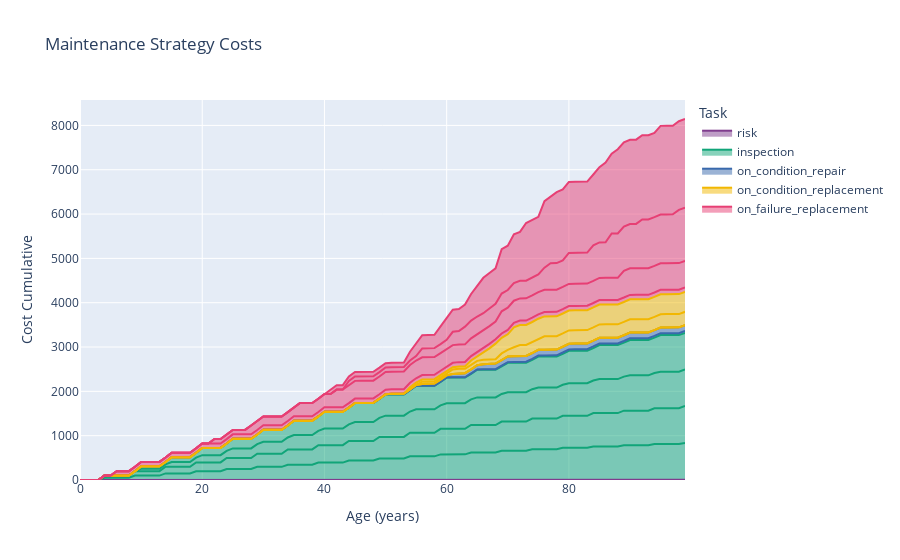
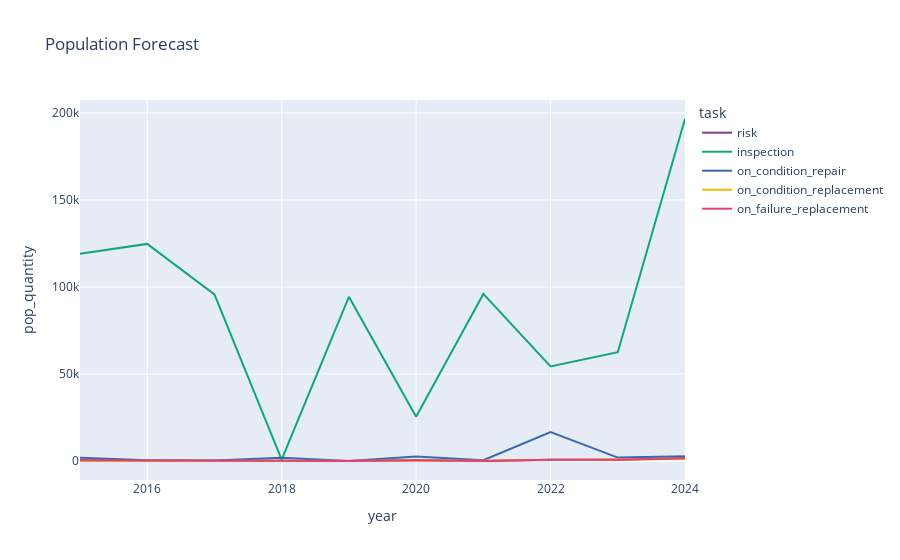
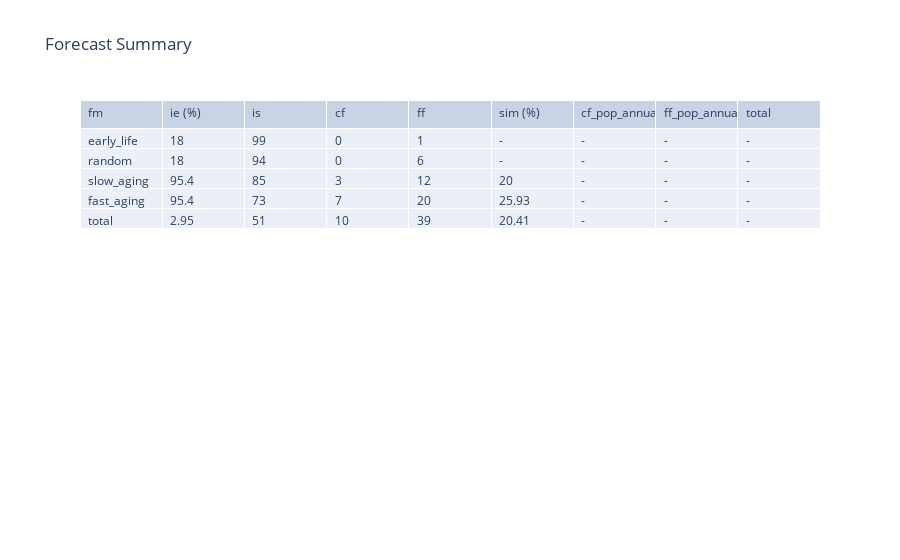

Notebook code for these charts, in order:
### Code cell
comp.plot_ms().show()
comp.plot_task_forecast().show()
comp.plot_summary().show()

### Figure 1 — Plotly figure (JSON) as saved in the notebook; plotly's stock layout.template omitted (floating-point values rounded to 4 significant figures)
{"data": [{"hovertemplate": "Task=risk<br>Failure Mode=early_life<br>Age (years)=%{x}<br>Cost Cumulative=%{y}<extra></extra>", "legendgroup": "risk", "line": {"color": "rgb(127, 60, 141)"}, "mode": "lines", "name": "risk", "orientation": "v", "showlegend": true, "stackgroup": "1", "type": "scatter", "x": [0, 1, 2, 3, 4, 5, 6, 7, 8, 9, 10, 11, 12, 13, 14, 15, 16, 17, 18, 19, 20, 21, 22, 23, 24, 25, 26, 27, 28, 29, 30, 31, 32, 33, 34, 35, 36, 37, 38, 39, 40, 41, 42, 43, 44, 45, 46, 47, 48, 49, 50, 51, 52, 53, 54, 55, 56, 57, 58, 59, 60, 61, 62, 63, 64, 65, 66, 67, 68, 69, 70, 71, 72, 73, 74, 75, 76, 77, 78, 79, 80, 81, 82, 83, 84, 85, 86, 87, 88, 89, 90, 91, 92, 93, 94, 95, 96, 97, 98, 99], "xaxis": "x", "y": [0, 0, 0, 0, 0, 0, 0.1, 0.1, 0.1, 0.1, 0.1, 0.1, 0.1, 0.1, 0.1, 0.1, 0.1, 0.1, 0.1, 0.1, 0.1, 0.1, 0.1, 0.1, 0.1, 0.1, 0.1, 0.1, 0.1, 0.1, 0.1, 0.1, 0.1, 0.1, 0.1, 0.1, 0.1, 0.1, 0.1, 0.1, 0.1, 0.1, 0.1, 0.1, 0.1, 0.1, 0.1, 0.1, 0.1, 0.1, 0.1, 0.1, 0.1, 0.1, 0.1, 0.1, 0.1, 0.1, 0.1, 0.1, 0.1, 0.1, 0.1, 0.1, 0.1, 0.1, 0.1, 0.1, 0.1, 0.1, 0.1, 0.1, 0.1, 0.1, 0.1, 0.1, 0.1, 0.1, 0.1, 0.1, 0.1, 0.1, 0.1, 0.1, 0.1, 0.1, 0.1, 0.1, 0.1, 0.1, 0.1, 0.1, 0.1, 0.1, 0.1, 0.1, 0.1, 0.1, 0.1, 0.1], "yaxis": "y"}, {"hovertemplate": "Task=risk<br>Failure Mode=random<br>Age (years)=%{x}<br>Cost Cumulative=%{y}<extra></extra>", "legendgroup": "risk", "line": {"color": "rgb(127, 60, 141)"}, "mode": "lines", "name": "risk", "orientation": "v", "showlegend": false, "stackgroup": "1", "type": "scatter", "x": [0, 1, 2, 3, 4, 5, 6, 7, 8, 9, 10, 11, 12, 13, 14, 15, 16, 17, 18, 19, 20, 21, 22, 23, 24, 25, 26, 27, 28, 29, 30, 31, 32, 33, 34, 35, 36, 37, 38, 39, 40, 41, 42, 43, 44, 45, 46, 47, 48, 49, 50, 51, 52, 53, 54, 55, 56, 57, 58, 59, 60, 61, 62, 63, 64, 65, 66, 67, 68, 69, 70, 71, 72, 73, 74, 75, 76, 77, 78, 79, 80, 81, 82, 83, 84, 85, 86, 87, 88, 89, 90, 91, 92, 93, 94, 95, 96, 97, 98, 99], "xaxis": "x", "y": [0, 0, 0, 0, 0, 0, 0, 0, 0, 0, 0, 0, 0, 0, 0, 0, 0, 0, 0, 0, 0, 0, 0.1, 0.1, 0.1, 0.1, 0.1, 0.1, 0.2, 0.2, 0.2, 0.2, 0.2, 0.2, 0.2, 0.2, 0.3, 0.3, 0.3, 0.3, 0.3, 0.3, 0.4, 0.4, 0.4, 0.4, 0.4, 0.4, 0.4, 0.4, 0.4, 0.4, 0.4, 0.4, 0.4, 0.4, 0.4, 0.4, 0.4, 0.4, 0.4, 0.4, 0.4, 0.4, 0.4, 0.4, 0.4, 0.4, 0.4, 0.5, 0.5, 0.5, 0.5, 0.5, 0.5, 0.5, 0.5, 0.5, 0.5, 0.5, 0.5, 0.5, 0.5, 0.5, 0.5, 0.5, 0.5, 0.5, 0.5, 0.6, 0.6, 0.6, 0.6, 0.6, 0.6, 0.6, 0.6, 0.6, 0.6, 0.6], "yaxis": "y"}, {"hovertemplate": "Task=risk<br>Failure Mode=slow_aging<br>Age (years)=%{x}<br>Cost Cumulative=%{y}<extra></extra>", "legendgroup": "risk", "line": {"color": "rgb(127, 60, 141)"}, "mode": "lines", "name": "risk", "orientation": "v", "showlegend": false, "stackgroup": "1", "type": "scatter", "x": [0, 1, 2, 3, 4, 5, 6, 7, 8, 9, 10, 11, 12, 13, 14, 15, 16, 17, 18, 19, 20, 21, 22, 23, 24, 25, 26, 27, 28, 29, 30, 31, 32, 33, 34, 35, 36, 37, 38, 39, 40, 41, 42, 43, 44, 45, 46, 47, 48, 49, 50, 51, 52, 53, 54, 55, 56, 57, 58, 59, 60, 61, 62, 63, 64, 65, 66, 67, 68, 69, 70, 71, 72, 73, 74, 75, 76, 77, 78, 79, 80, 81, 82, 83, 84, 85, 86, 87, 88, 89, 90, 91, 92, 93, 94, 95, 96, 97, 98, 99], "xaxis": "x", "y": [0, 0, 0, 0, 0, 0, 0, 0, 0, 0, 0, 0, 0, 0, 0, 0, 0, 0, 0, 0, 0, 0, 0, 0, 0, 0, 0, 0, 0, 0, 0, 0, 0, 0, 0, 0, 0, 0, 0, 0, 0, 0, 0, 0, 0.1, 0.1, 0.1, 0.1, 0.1, 0.1, 0.1, 0.1, 0.1, 0.1, 0.1, 0.1, 0.2, 0.2, 0.2, 0.2, 0.2, 0.3, 0.3, 0.4, 0.4, 0.4, 0.4, 0.4, 0.4, 0.4, 0.4, 0.4, 0.4, 0.4, 0.4, 0.4, 0.5, 0.6, 0.6, 0.6, 0.7, 0.7, 0.7, 0.7, 0.8, 0.8, 0.8, 1, 1, 1, 1, 1, 1.1, 1.1, 1.1, 1.1, 1.1, 1.1, 1.2, 1.2], "yaxis": "y"}, {"hovertemplate": "Task=risk<br>Failure Mode=fast_aging<br>Age (years)=%{x}<br>Cost Cumulative=%{y}<extra></extra>", "legendgroup": "risk", "line": {"color": "rgb(127, 60, 141)"}, "mode": "lines", "name": "risk", "orientation": "v", "showlegend": false, "stackgroup": "1", "type": "scatter", "x": [0, 1, 2, 3, 4, 5, 6, 7, 8, 9, 10, 11, 12, 13, 14, 15, 16, 17, 18, 19, 20, 21, 22, 23, 24, 25, 26, 27, 28, 29, 30, 31, 32, 33, 34, 35, 36, 37, 38, 39, 40, 41, 42, 43, 44, 45, 46, 47, 48, 49, 50, 51, 52, 53, 54, 55, 56, 57, 58, 59, 60, 61, 62, 63, 64, 65, 66, 67, 68, 69, 70, 71, 72, 73, 74, 75, 76, 77, 78, 79, 80, 81, 82, 83, 84, 85, 86, 87, 88, 89, 90, 91, 92, 93, 94, 95, 96, 97, 98, 99], "xaxis": "x", "y": [0, 0, 0, 0, 0, 0, 0, 0, 0, 0, 0, 0, 0, 0, 0, 0, 0, 0, 0, 0, 0, 0, 0, 0, 0, 0, 0, 0, 0, 0, 0, 0, 0, 0, 0, 0, 0, 0, 0, 0, 0, 0.1, 0.1, 0.1, 0.1, 0.1, 0.1, 0.1, 0.1, 0.1, 0.1, 0.1, 0.1, 0.1, 0.2, 0.3, 0.3, 0.3, 0.3, 0.4, 0.5, 0.5, 0.5, 0.5, 0.6, 0.7, 0.8, 0.8, 0.8, 1, 1, 1.1, 1.1, 1.3, 1.3, 1.3, 1.5, 1.5, 1.6, 1.6, 1.6, 1.6, 1.6, 1.6, 1.6, 1.7, 1.8, 1.8, 1.9, 1.9, 1.9, 1.9, 1.9, 1.9, 1.9, 2.0, 2.0, 2.0, 2.0, 2.0], "yaxis": "y"}, {"hovertemplate": "Task=inspection<br>Failure Mode=early_life<br>Age (years)=%{x}<br>Cost Cumulative=%{y}<extra></extra>", "legendgroup": "inspection", "line": {"color": "rgb(17, 165, 121)"}, "mode": "lines", "name": "inspection", "orientation": "v", "showlegend": true, "stackgroup": "1", "type": "scatter", "x": [0, 1, 2, 3, 4, 5, 6, 7, 8, 9, 10, 11, 12, 13, 14, 15, 16, 17, 18, 19, 20, 21, 22, 23, 24, 25, 26, 27, 28, 29, 30, 31, 32, 33, 34, 35, 36, 37, 38, 39, 40, 41, 42, 43, 44, 45, 46, 47, 48, 49, 50, 51, 52, 53, 54, 55, 56, 57, 58, 59, 60, 61, 62, 63, 64, 65, 66, 67, 68, 69, 70, 71, 72, 73, 74, 75, 76, 77, 78, 79, 80, 81, 82, 83, 84, 85, 86, 87, 88, 89, 90, 91, 92, 93, 94, 95, 96, 97, 98, 99], "xaxis": "x", "y": [0, 0, 0, 0, 50, 50, 50, 50, 50, 99.5, 99.5, 99.5, 99.5, 99.5, 149, 149, 149, 149, 149, 198.5, 198.5, 198.5, 198.5, 198.5, 247.5, 247.5, 247.5, 247.5, 247.5, 296, 296, 296, 296, 296, 344.5, 344.5, 344.5, 344.5, 344.5, 392.5, 392.5, 392.5, 392.5, 392.5, 439.5, 439.5, 439.5, 439.5, 439.5, 486, 486, 486, 486, 486, 532.5, 532.5, 532.5, 532.5, 532.5, 577, 577, 577, 577, 577, 619.5, 619.5, 619.5, 619.5, 619.5, 658, 658, 658, 658, 658, 691.5, 691.5, 691.5, 691.5, 691.5, 722.5, 722.5, 722.5, 722.5, 722.5, 753, 753, 753, 753, 753, 780.5, 780.5, 780.5, 780.5, 780.5, 807, 807, 807, 807, 807, 832.5], "yaxis": "y"}, {"hovertemplate": "Task=inspection<br>Failure Mode=random<br>Age (years)=%{x}<br>Cost Cumulative=%{y}<extra></extra>", "legendgroup": "inspection", "line": {"color": "rgb(17, 165, 121)"}, "mode": "lines", "name": "inspection", "orientation": "v", "showlegend": false, "stackgroup": "1", "type": "scatter", "x": [0, 1, 2, 3, 4, 5, 6, 7, 8, 9, 10, 11, 12, 13, 14, 15, 16, 17, 18, 19, 20, 21, 22, 23, 24, 25, 26, 27, 28, 29, 30, 31, 32, 33, 34, 35, 36, 37, 38, 39, 40, 41, 42, 43, 44, 45, 46, 47, 48, 49, 50, 51, 52, 53, 54, 55, 56, 57, 58, 59, 60, 61, 62, 63, 64, 65, 66, 67, 68, 69, 70, 71, 72, 73, 74, 75, 76, 77, 78, 79, 80, 81, 82, 83, 84, 85, 86, 87, 88, 89, 90, 91, 92, 93, 94, 95, 96, 97, 98, 99], "xaxis": "x", "y": [0, 0, 0, 0, 50, 50, 50, 50, 50, 99.5, 99.5, 99.5, 99.5, 99.5, 149, 149, 149, 149, 149, 198.5, 198.5, 198.5, 198.5, 198.5, 247.5, 247.5, 247.5, 247.5, 247.5, 296, 296, 296, 296, 296, 344.5, 344.5, 344.5, 344.5, 344.5, 392.5, 392.5, 392.5, 392.5, 392.5, 439.5, 439.5, 439.5, 439.5, 439.5, 486, 486, 486, 486, 486, 532.5, 532.5, 532.5, 532.5, 532.5, 577, 577, 577, 577, 577, 619.5, 619.5, 619.5, 619.5, 619.5, 658, 658, 658, 658, 658, 691.5, 691.5, 691.5, 691.5, 691.5, 722.5, 722.5, 722.5, 722.5, 722.5, 753, 753, 753, 753, 753, 780.5, 780.5, 780.5, 780.5, 780.5, 807, 807, 807, 807, 807, 832.5], "yaxis": "y"}, {"hovertemplate": "Task=inspection<br>Failure Mode=slow_aging<br>Age (years)=%{x}<br>Cost Cumulative=%{y}<extra></extra>", "legendgroup": "inspection", "line": {"color": "rgb(17, 165, 121)"}, "mode": "lines", "name": "inspection", "orientation": "v", "showlegend": false, "stackgroup": "1", "type": "scatter", "x": [0, 1, 2, 3, 4, 5, 6, 7, 8, 9, 10, 11, 12, 13, 14, 15, 16, 17, 18, 19, 20, 21, 22, 23, 24, 25, 26, 27, 28, 29, 30, 31, 32, 33, 34, 35, 36, 37, 38, 39, 40, 41, 42, 43, 44, 45, 46, 47, 48, 49, 50, 51, 52, 53, 54, 55, 56, 57, 58, 59, 60, 61, 62, 63, 64, 65, 66, 67, 68, 69, 70, 71, 72, 73, 74, 75, 76, 77, 78, 79, 80, 81, 82, 83, 84, 85, 86, 87, 88, 89, 90, 91, 92, 93, 94, 95, 96, 97, 98, 99], "xaxis": "x", "y": [0, 0, 0, 0, 0, 0, 0, 0, 0, 0, 54.45, 54.45, 54.45, 54.45, 54.45, 108.9, 108.9, 108.9, 108.9, 108.9, 163.4, 163.4, 163.4, 163.4, 163.4, 217.3, 217.3, 217.3, 217.3, 217.3, 270.6, 270.6, 270.6, 270.6, 270.6, 324.0, 324.0, 324.0, 324.0, 324.0, 376.8, 376.8, 376.8, 376.8, 376.8, 427.9, 427.9, 427.9, 427.9, 427.9, 479.1, 479.1, 479.1, 479.1, 479.1, 529.1, 529.1, 529.1, 529.1, 529.1, 577.5, 577.5, 577.5, 577.5, 577.5, 623.1, 623.1, 623.1, 623.1, 623.1, 663.3, 663.3, 663.3, 663.3, 663.3, 700.1, 700.1, 700.1, 700.1, 700.1, 734.2, 734.2, 734.2, 734.2, 734.2, 767.2, 767.2, 767.2, 767.2, 767.2, 797.0, 797.0, 797.0, 797.0, 797.0, 826.1, 826.1, 826.1, 826.1, 826.1], "yaxis": "y"}, {"hovertemplate": "Task=inspection<br>Failure Mode=fast_aging<br>Age (years)=%{x}<br>Cost Cumulative=%{y}<extra></extra>", "legendgroup": "inspection", "line": {"color": "rgb(17, 165, 121)"}, "mode": "lines", "name": "inspection", "orientation": "v", "showlegend": false, "stackgroup": "1", "type": "scatter", "x": [0, 1, 2, 3, 4, 5, 6, 7, 8, 9, 10, 11, 12, 13, 14, 15, 16, 17, 18, 19, 20, 21, 22, 23, 24, 25, 26, 27, 28, 29, 30, 31, 32, 33, 34, 35, 36, 37, 38, 39, 40, 41, 42, 43, 44, 45, 46, 47, 48, 49, 50, 51, 52, 53, 54, 55, 56, 57, 58, 59, 60, 61, 62, 63, 64, 65, 66, 67, 68, 69, 70, 71, 72, 73, 74, 75, 76, 77, 78, 79, 80, 81, 82, 83, 84, 85, 86, 87, 88, 89, 90, 91, 92, 93, 94, 95, 96, 97, 98, 99], "xaxis": "x", "y": [0, 0, 0, 0, 0, 0, 0, 0, 0, 0, 54.45, 54.45, 54.45, 54.45, 54.45, 108.9, 108.9, 108.9, 108.9, 108.9, 163.4, 163.4, 163.4, 163.4, 163.4, 217.3, 217.3, 217.3, 217.3, 217.3, 270.6, 270.6, 270.6, 270.6, 270.6, 324.0, 324.0, 324.0, 324.0, 324.0, 376.8, 376.8, 376.8, 376.8, 376.8, 427.9, 427.9, 427.9, 427.9, 427.9, 479.1, 479.1, 479.1, 479.1, 479.1, 529.1, 529.1, 529.1, 529.1, 529.1, 577.5, 577.5, 577.5, 577.5, 577.5, 623.1, 623.1, 623.1, 623.1, 623.1, 663.3, 663.3, 663.3, 663.3, 663.3, 700.1, 700.1, 700.1, 700.1, 700.1, 733.7, 733.7, 733.7, 733.7, 733.7, 766.7, 766.7, 766.7, 766.7, 766.7, 796.4, 796.4, 796.4, 796.4, 796.4, 825.5, 825.5, 825.5, 825.5, 825.5], "yaxis": "y"}, {"hovertemplate": "Task=on_condition_repair<br>Failure Mode=slow_aging<br>Age (years)=%{x}<br>Cost Cumulative=%{y}<extra></extra>", "legendgroup": "on_condition_repair", "line": {"color": "rgb(57, 105, 172)"}, "mode": "lines", "name": "on_condition_repair", "orientation": "v", "showlegend": true, "stackgroup": "1", "type": "scatter", "x": [0, 1, 2, 3, 4, 5, 6, 7, 8, 9, 10, 11, 12, 13, 14, 15, 16, 17, 18, 19, 20, 21, 22, 23, 24, 25, 26, 27, 28, 29, 30, 31, 32, 33, 34, 35, 36, 37, 38, 39, 40, 41, 42, 43, 44, 45, 46, 47, 48, 49, 50, 51, 52, 53, 54, 55, 56, 57, 58, 59, 60, 61, 62, 63, 64, 65, 66, 67, 68, 69, 70, 71, 72, 73, 74, 75, 76, 77, 78, 79, 80, 81, 82, 83, 84, 85, 86, 87, 88, 89, 90, 91, 92, 93, 94, 95, 96, 97, 98, 99], "xaxis": "x", "y": [0, 0, 0, 0, 0, 0, 0, 0, 0, 0, 0, 0, 0, 0, 0, 0, 0, 0, 0, 0, 0, 0, 0, 0, 0, 0, 0, 0, 0, 0, 0, 0, 0, 0, 0, 0, 1, 1, 1, 1, 1, 1, 1, 1, 1, 1, 1, 1, 1, 1, 1, 3, 3, 3, 3, 3, 5, 5, 5, 5, 5, 7, 8, 8, 8, 8, 12, 13, 14, 15, 15, 20, 22, 23, 23, 23, 25, 26, 27, 28, 28, 32, 35, 36, 36, 36, 38, 38, 38, 38, 38, 40, 40, 40, 40, 40, 43, 44, 44, 44], "yaxis": "y"}, {"hovertemplate": "Task=on_condition_repair<br>Failure Mode=fast_aging<br>Age (years)=%{x}<br>Cost Cumulative=%{y}<extra></extra>", "legendgroup": "on_condition_repair", "line": {"color": "rgb(57, 105, 172)"}, "mode": "lines", "name": "on_condition_repair", "orientation": "v", "showlegend": false, "stackgroup": "1", "type": "scatter", "x": [0, 1, 2, 3, 4, 5, 6, 7, 8, 9, 10, 11, 12, 13, 14, 15, 16, 17, 18, 19, 20, 21, 22, 23, 24, 25, 26, 27, 28, 29, 30, 31, 32, 33, 34, 35, 36, 37, 38, 39, 40, 41, 42, 43, 44, 45, 46, 47, 48, 49, 50, 51, 52, 53, 54, 55, 56, 57, 58, 59, 60, 61, 62, 63, 64, 65, 66, 67, 68, 69, 70, 71, 72, 73, 74, 75, 76, 77, 78, 79, 80, 81, 82, 83, 84, 85, 86, 87, 88, 89, 90, 91, 92, 93, 94, 95, 96, 97, 98, 99], "xaxis": "x", "y": [0, 0, 0, 0, 0, 0, 0, 0, 0, 0, 0, 0, 0, 0, 0, 0, 0, 0, 0, 0, 0, 0, 0, 0, 0, 0, 0, 0, 0, 0, 0, 0, 0, 0, 0, 0, 0, 0, 0, 0, 0, 0, 0, 0, 0, 0, 3, 5, 5, 5, 5, 11, 14, 16, 18, 18, 38, 43, 46, 46, 46, 76, 91, 92, 93, 93, 113, 121, 125, 127, 127, 130, 130, 130, 130, 130, 130, 130, 130, 130, 130, 130, 130, 130, 130, 130, 130, 130, 130, 130, 130, 130, 130, 130, 130, 130, 130, 130, 130, 130], "yaxis": "y"}, {"hovertemplate": "Task=on_condition_replacement<br>Failure Mode=early_life<br>Age (years)=%{x}<br>Cost Cumulative=%{y}<extra></extra>", "legendgroup": "on_condition_replacement", "line": {"color": "rgb(242, 183, 1)"}, "mode": "lines", "name": "on_condition_replacement", "orientation": "v", "showlegend": true, "stackgroup": "1", "type": "scatter", "x": [0, 1, 2, 3, 4, 5, 6, 7, 8, 9, 10, 11, 12, 13, 14, 15, 16, 17, 18, 19, 20, 21, 22, 23, 24, 25, 26, 27, 28, 29, 30, 31, 32, 33, 34, 35, 36, 37, 38, 39, 40, 41, 42, 43, 44, 45, 46, 47, 48, 49, 50, 51, 52, 53, 54, 55, 56, 57, 58, 59, 60, 61, 62, 63, 64, 65, 66, 67, 68, 69, 70, 71, 72, 73, 74, 75, 76, 77, 78, 79, 80, 81, 82, 83, 84, 85, 86, 87, 88, 89, 90, 91, 92, 93, 94, 95, 96, 97, 98, 99], "xaxis": "x", "y": [0, 0, 0, 0, 0, 0, 0, 0, 0, 0, 0, 0, 0, 0, 0, 0, 0, 0, 0, 0, 0, 0, 0, 0, 0, 0, 0, 0, 0, 0, 0, 0, 0, 0, 0, 0, 0, 0, 0, 0, 0, 0, 0, 0, 0, 0, 0, 0, 0, 0, 0, 0, 0, 0, 0, 0, 0, 0, 0, 0, 0, 0, 0, 0, 0, 0, 0, 0, 0, 0, 0, 0, 0, 0, 0, 0, 0, 0, 0, 0, 0, 0, 0, 0, 0, 0, 0, 0, 0, 0, 0, 0, 0, 0, 0, 0, 0, 0, 0, 0], "yaxis": "y"}, {"hovertemplate": "Task=on_condition_replacement<br>Failure Mode=random<br>Age (years)=%{x}<br>Cost Cumulative=%{y}<extra></extra>", "legendgroup": "on_condition_replacement", "line": {"color": "rgb(242, 183, 1)"}, "mode": "lines", "name": "on_condition_replacement", "orientation": "v", "showlegend": false, "stackgroup": "1", "type": "scatter", "x": [0, 1, 2, 3, 4, 5, 6, 7, 8, 9, 10, 11, 12, 13, 14, 15, 16, 17, 18, 19, 20, 21, 22, 23, 24, 25, 26, 27, 28, 29, 30, 31, 32, 33, 34, 35, 36, 37, 38, 39, 40, 41, 42, 43, 44, 45, 46, 47, 48, 49, 50, 51, 52, 53, 54, 55, 56, 57, 58, 59, 60, 61, 62, 63, 64, 65, 66, 67, 68, 69, 70, 71, 72, 73, 74, 75, 76, 77, 78, 79, 80, 81, 82, 83, 84, 85, 86, 87, 88, 89, 90, 91, 92, 93, 94, 95, 96, 97, 98, 99], "xaxis": "x", "y": [0, 0, 0, 0, 0, 0, 0, 0, 0, 0, 0, 0, 0, 0, 0, 0, 0, 0, 0, 0, 0, 0, 0, 0, 0, 0, 0, 0, 0, 0, 0, 0, 0, 0, 0, 0, 0, 0, 0, 0, 0, 0, 0, 0, 0, 0, 0, 0, 0, 0, 0, 0, 0, 0, 0, 0, 0, 0, 0, 0, 0, 0, 0, 0, 0, 0, 0, 0, 0, 0, 0, 0, 0, 0, 0, 0, 0, 0, 0, 0, 0, 0, 0, 0, 0, 0, 0, 0, 0, 0, 0, 0, 0, 0, 0, 0, 0, 0, 0, 0], "yaxis": "y"}, {"hovertemplate": "Task=on_condition_replacement<br>Failure Mode=slow_aging<br>Age (years)=%{x}<br>Cost Cumulative=%{y}<extra></extra>", "legendgroup": "on_condition_replacement", "line": {"color": "rgb(242, 183, 1)"}, "mode": "lines", "name": "on_condition_replacement", "orientation": "v", "showlegend": false, "stackgroup": "1", "type": "scatter", "x": [0, 1, 2, 3, 4, 5, 6, 7, 8, 9, 10, 11, 12, 13, 14, 15, 16, 17, 18, 19, 20, 21, 22, 23, 24, 25, 26, 27, 28, 29, 30, 31, 32, 33, 34, 35, 36, 37, 38, 39, 40, 41, 42, 43, 44, 45, 46, 47, 48, 49, 50, 51, 52, 53, 54, 55, 56, 57, 58, 59, 60, 61, 62, 63, 64, 65, 66, 67, 68, 69, 70, 71, 72, 73, 74, 75, 76, 77, 78, 79, 80, 81, 82, 83, 84, 85, 86, 87, 88, 89, 90, 91, 92, 93, 94, 95, 96, 97, 98, 99], "xaxis": "x", "y": [0, 0, 0, 0, 0, 0, 0, 0, 0, 0, 0, 0, 0, 0, 0, 0, 0, 0, 0, 0, 0, 0, 0, 0, 0, 0, 0, 0, 0, 0, 0, 0, 0, 0, 0, 0, 0, 0, 0, 0, 0, 0, 0, 0, 0, 0, 0, 0, 0, 0, 0, 0, 0, 0, 0, 0, 50, 50, 50, 50, 50, 100, 100, 100, 100, 100, 100, 100, 100, 150, 150, 200, 250, 250, 250, 250, 300, 300, 300, 300, 300, 300, 300, 300, 300, 300, 300, 300, 300, 300, 300, 300, 300, 300, 300, 300, 300, 300, 300, 300], "yaxis": "y"}, {"hovertemplate": "Task=on_condition_replacement<br>Failure Mode=fast_aging<br>Age (years)=%{x}<br>Cost Cumulative=%{y}<extra></extra>", "legendgroup": "on_condition_replacement", "line": {"color": "rgb(242, 183, 1)"}, "mode": "lines", "name": "on_condition_replacement", "orientation": "v", "showlegend": false, "stackgroup": "1", "type": "scatter", "x": [0, 1, 2, 3, 4, 5, 6, 7, 8, 9, 10, 11, 12, 13, 14, 15, 16, 17, 18, 19, 20, 21, 22, 23, 24, 25, 26, 27, 28, 29, 30, 31, 32, 33, 34, 35, 36, 37, 38, 39, 40, 41, 42, 43, 44, 45, 46, 47, 48, 49, 50, 51, 52, 53, 54, 55, 56, 57, 58, 59, 60, 61, 62, 63, 64, 65, 66, 67, 68, 69, 70, 71, 72, 73, 74, 75, 76, 77, 78, 79, 80, 81, 82, 83, 84, 85, 86, 87, 88, 89, 90, 91, 92, 93, 94, 95, 96, 97, 98, 99], "xaxis": "x", "y": [0, 0, 0, 0, 0, 0, 0, 0, 0, 0, 0, 0, 0, 0, 0, 0, 0, 0, 0, 0, 0, 0, 0, 0, 0, 0, 0, 0, 0, 0, 0, 0, 0, 0, 0, 0, 0, 0, 0, 0, 0, 0, 0, 0, 0, 0, 0, 0, 0, 0, 0, 0, 0, 0, 50, 50, 50, 50, 50, 50, 50, 50, 50, 50, 100, 100, 150, 250, 350, 350, 350, 450, 450, 450, 450, 450, 450, 450, 450, 450, 450, 450, 450, 450, 450, 450, 450, 450, 450, 450, 450, 450, 450, 450, 450, 450, 450, 450, 450, 450], "yaxis": "y"}, {"hovertemplate": "Task=on_failure_replacement<br>Failure Mode=early_life<br>Age (years)=%{x}<br>Cost Cumulative=%{y}<extra></extra>", "legendgroup": "on_failure_replacement", "line": {"color": "rgb(231, 63, 116)"}, "mode": "lines", "name": "on_failure_replacement", "orientation": "v", "showlegend": true, "stackgroup": "1", "type": "scatter", "x": [0, 1, 2, 3, 4, 5, 6, 7, 8, 9, 10, 11, 12, 13, 14, 15, 16, 17, 18, 19, 20, 21, 22, 23, 24, 25, 26, 27, 28, 29, 30, 31, 32, 33, 34, 35, 36, 37, 38, 39, 40, 41, 42, 43, 44, 45, 46, 47, 48, 49, 50, 51, 52, 53, 54, 55, 56, 57, 58, 59, 60, 61, 62, 63, 64, 65, 66, 67, 68, 69, 70, 71, 72, 73, 74, 75, 76, 77, 78, 79, 80, 81, 82, 83, 84, 85, 86, 87, 88, 89, 90, 91, 92, 93, 94, 95, 96, 97, 98, 99], "xaxis": "x", "y": [0, 0, 0, 0, 0, 0, 100, 100, 100, 100, 100, 100, 100, 100, 100, 100, 100, 100, 100, 100, 100, 100, 100, 100, 100, 100, 100, 100, 100, 100, 100, 100, 100, 100, 100, 100, 100, 100, 100, 100, 100, 100, 100, 100, 100, 100, 100, 100, 100, 100, 100, 100, 100, 100, 100, 100, 100, 100, 100, 100, 100, 100, 100, 100, 100, 100, 100, 100, 100, 100, 100, 100, 100, 100, 100, 100, 100, 100, 100, 100, 100, 100, 100, 100, 100, 100, 100, 100, 100, 100, 100, 100, 100, 100, 100, 100, 100, 100, 100, 100], "yaxis": "y"}, {"hovertemplate": "Task=on_failure_replacement<br>Failure Mode=random<br>Age (years)=%{x}<br>Cost Cumulative=%{y}<extra></extra>", "legendgroup": "on_failure_replacement", "line": {"color": "rgb(231, 63, 116)"}, "mode": "lines", "name": "on_failure_replacement", "orientation": "v", "showlegend": false, "stackgroup": "1", "type": "scatter", "x": [0, 1, 2, 3, 4, 5, 6, 7, 8, 9, 10, 11, 12, 13, 14, 15, 16, 17, 18, 19, 20, 21, 22, 23, 24, 25, 26, 27, 28, 29, 30, 31, 32, 33, 34, 35, 36, 37, 38, 39, 40, 41, 42, 43, 44, 45, 46, 47, 48, 49, 50, 51, 52, 53, 54, 55, 56, 57, 58, 59, 60, 61, 62, 63, 64, 65, 66, 67, 68, 69, 70, 71, 72, 73, 74, 75, 76, 77, 78, 79, 80, 81, 82, 83, 84, 85, 86, 87, 88, 89, 90, 91, 92, 93, 94, 95, 96, 97, 98, 99], "xaxis": "x", "y": [0, 0, 0, 0, 0, 0, 0, 0, 0, 0, 0, 0, 0, 0, 0, 0, 0, 0, 0, 0, 0, 0, 100, 100, 100, 100, 100, 100, 200, 200, 200, 200, 200, 200, 200, 200, 300, 300, 300, 300, 300, 300, 400, 400, 400, 400, 400, 400, 400, 400, 400, 400, 400, 400, 400, 400, 400, 400, 400, 400, 400, 400, 400, 400, 400, 400, 400, 400, 400, 500, 500, 500, 500, 500, 500, 500, 500, 500, 500, 500, 500, 500, 500, 500, 500, 500, 500, 500, 500, 600, 600, 600, 600, 600, 600, 600, 600, 600, 600, 600], "yaxis": "y"}, {"hovertemplate": "Task=on_failure_replacement<br>Failure Mode=slow_aging<br>Age (years)=%{x}<br>Cost Cumulative=%{y}<extra></extra>", "legendgroup": "on_failure_replacement", "line": {"color": "rgb(231, 63, 116)"}, "mode": "lines", "name": "on_failure_replacement", "orientation": "v", "showlegend": false, "stackgroup": "1", "type": "scatter", "x": [0, 1, 2, 3, 4, 5, 6, 7, 8, 9, 10, 11, 12, 13, 14, 15, 16, 17, 18, 19, 20, 21, 22, 23, 24, 25, 26, 27, 28, 29, 30, 31, 32, 33, 34, 35, 36, 37, 38, 39, 40, 41, 42, 43, 44, 45, 46, 47, 48, 49, 50, 51, 52, 53, 54, 55, 56, 57, 58, 59, 60, 61, 62, 63, 64, 65, 66, 67, 68, 69, 70, 71, 72, 73, 74, 75, 76, 77, 78, 79, 80, 81, 82, 83, 84, 85, 86, 87, 88, 89, 90, 91, 92, 93, 94, 95, 96, 97, 98, 99], "xaxis": "x", "y": [0, 0, 0, 0, 0, 0, 0, 0, 0, 0, 0, 0, 0, 0, 0, 0, 0, 0, 0, 0, 0, 0, 0, 0, 0, 0, 0, 0, 0, 0, 0, 0, 0, 0, 0, 0, 0, 0, 0, 0, 0, 0, 0, 0, 100, 100, 100, 100, 100, 100, 100, 100, 100, 100, 100, 100, 200, 200, 200, 200, 200, 300, 300, 400, 400, 400, 400, 400, 400, 400, 400, 400, 400, 400, 400, 400, 500, 600, 600, 600, 700, 700, 700, 700, 800, 800, 800, 1000, 1000, 1000, 1000, 1000, 1100, 1100, 1100, 1100, 1100, 1100, 1200, 1200], "yaxis": "y"}, {"hovertemplate": "Task=on_failure_replacement<br>Failure Mode=fast_aging<br>Age (years)=%{x}<br>Cost Cumulative=%{y}<extra></extra>", "legendgroup": "on_failure_replacement", "line": {"color": "rgb(231, 63, 116)"}, "mode": "lines", "name": "on_failure_replacement", "orientation": "v", "showlegend": false, "stackgroup": "1", "type": "scatter", "x": [0, 1, 2, 3, 4, 5, 6, 7, 8, 9, 10, 11, 12, 13, 14, 15, 16, 17, 18, 19, 20, 21, 22, 23, 24, 25, 26, 27, 28, 29, 30, 31, 32, 33, 34, 35, 36, 37, 38, 39, 40, 41, 42, 43, 44, 45, 46, 47, 48, 49, 50, 51, 52, 53, 54, 55, 56, 57, 58, 59, 60, 61, 62, 63, 64, 65, 66, 67, 68, 69, 70, 71, 72, 73, 74, 75, 76, 77, 78, 79, 80, 81, 82, 83, 84, 85, 86, 87, 88, 89, 90, 91, 92, 93, 94, 95, 96, 97, 98, 99], "xaxis": "x", "y": [0, 0, 0, 0, 0, 0, 0, 0, 0, 0, 0, 0, 0, 0, 0, 0, 0, 0, 0, 0, 0, 0, 0, 0, 0, 0, 0, 0, 0, 0, 0, 0, 0, 0, 0, 0, 0, 0, 0, 0, 0, 100, 100, 100, 100, 100, 100, 100, 100, 100, 100, 100, 100, 100, 200, 300, 300, 300, 300, 400, 500, 500, 500, 500, 600, 700, 800, 800, 800, 1000, 1000, 1100, 1100, 1300, 1300, 1300, 1500, 1500, 1600, 1600, 1600, 1600, 1600, 1600, 1600, 1700, 1800, 1800, 1900, 1900, 1900, 1900, 1900, 1900, 1900, 2000, 2000, 2000, 2000, 2000], "yaxis": "y"}], "layout": {"legend": {"title": {"text": "Task"}, "tracegroupgap": 0}, "title": {"text": "Maintenance Strategy Costs"}, "xaxis": {"anchor": "y", "automargin": true, "domain": [0, 1], "title": {"text": "Age (years)"}}, "yaxis": {"anchor": "x", "automargin": true, "domain": [0, 1], "title": {"text": "Cost Cumulative"}}}}

### Figure 2 — Plotly figure (JSON) as saved in the notebook; plotly's stock layout.template omitted (floating-point values rounded to 4 significant figures)
{"data": [{"hovertemplate": "task=risk<br>year=%{x}<br>pop_quantity=%{y}<extra></extra>", "legendgroup": "risk", "line": {"color": "rgb(127, 60, 141)", "dash": "solid"}, "mode": "lines", "name": "risk", "orientation": "v", "showlegend": true, "type": "scatter", "x": [2015, 2016, 2017, 2018, 2019, 2020, 2021, 2022, 2023, 2024], "xaxis": "x", "y": [436.1, 115, 180.1, 80.21, 0.05, 372.7, 0, 680.3, 660.2, 1626.0], "yaxis": "y"}, {"hovertemplate": "task=inspection<br>year=%{x}<br>pop_quantity=%{y}<extra></extra>", "legendgroup": "inspection", "line": {"color": "rgb(17, 165, 121)", "dash": "solid"}, "mode": "lines", "name": "inspection", "orientation": "v", "showlegend": true, "type": "scatter", "x": [2015, 2016, 2017, 2018, 2019, 2020, 2021, 2022, 2023, 2024], "xaxis": "x", "y": [119000.0, 124700.0, 95710.0, 803, 94320.0, 25380.0, 96000.0, 54360.0, 62490.0, 196500.0], "yaxis": "y"}, {"hovertemplate": "task=on_condition_repair<br>year=%{x}<br>pop_quantity=%{y}<extra></extra>", "legendgroup": "on_condition_repair", "line": {"color": "rgb(57, 105, 172)", "dash": "solid"}, "mode": "lines", "name": "on_condition_repair", "orientation": "v", "showlegend": true, "type": "scatter", "x": [2015, 2016, 2017, 2018, 2019, 2020, 2021, 2022, 2023, 2024], "xaxis": "x", "y": [1808.0, 489.0, 324.8, 1933.0, 0.1, 2633.0, 428.0, 16630.0, 1959.0, 2685.0], "yaxis": "y"}, {"hovertemplate": "task=on_condition_replacement<br>year=%{x}<br>pop_quantity=%{y}<extra></extra>", "legendgroup": "on_condition_replacement", "line": {"color": "rgb(242, 183, 1)", "dash": "solid"}, "mode": "lines", "name": "on_condition_replacement", "orientation": "v", "showlegend": true, "type": "scatter", "x": [2015, 2016, 2017, 2018, 2019, 2020, 2021, 2022, 2023, 2024], "xaxis": "x", "y": [0, 0, 0.24, 80.21, 0, 0, 95.12, 590.3, 775.4, 1143.0], "yaxis": "y"}, {"hovertemplate": "task=on_failure_replacement<br>year=%{x}<br>pop_quantity=%{y}<extra></extra>", "legendgroup": "on_failure_replacement", "line": {"color": "rgb(231, 63, 116)", "dash": "solid"}, "mode": "lines", "name": "on_failure_replacement", "orientation": "v", "showlegend": true, "type": "scatter", "x": [2015, 2016, 2017, 2018, 2019, 2020, 2021, 2022, 2023, 2024], "xaxis": "x", "y": [436.1, 115, 180.1, 80.21, 0.05, 372.7, 0, 680.3, 660.2, 1626.0], "yaxis": "y"}], "layout": {"legend": {"title": {"text": "task"}, "tracegroupgap": 0}, "title": {"text": "Population Forecast"}, "xaxis": {"anchor": "y", "automargin": true, "domain": [0, 1], "title": {"text": "year"}}, "yaxis": {"anchor": "x", "automargin": true, "domain": [0, 1], "title": {"text": "pop_quantity"}}}}

### Figure 3 — Plotly figure (JSON) as saved in the notebook; plotly's stock layout.template omitted (floating-point values rounded to 4 significant figures)
{"data": [{"cells": {"align": "left", "values": [["early_life", "random", "slow_aging", "fast_aging", "total"], [18, 18, 95.4, 95.4, 2.95], [99, 94, 85, 73, 51], [0, 0, 3, 7, 10], [1, 6, 12, 20, 39], ["-", "-", 20, 25.93, 20.41], ["-", "-", "-", "-", "-"], ["-", "-", "-", "-", "-"], ["-", "-", "-", "-", "-"]]}, "header": {"align": "left", "values": ["fm", "ie (%)", "is", "cf", "ff", "sim (%)", "cf_pop_annual_avg", "ff_pop_annual_avg", "total"]}, "type": "table"}], "layout": {"title": {"text": "Forecast Summary"}}}
